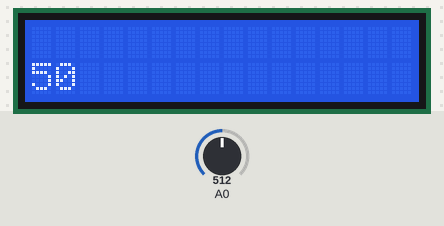
Bench run of a sketch on a simulated Arduino Uno, built with avr-gcc and run on an emulated ATmega328P. Shown: 16×2 character LCD. The test bench sets the inputs (shaded band); at power-on: A0 = 512. What the sketch prints to the serial monitor is not drawn.

Above: at 5.6 s.
5.7 s: A0 set to 716
At 12.3 s:
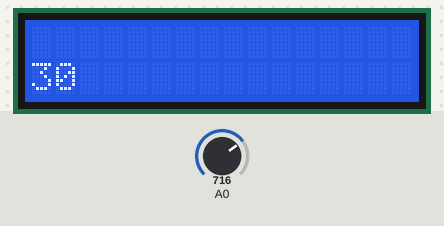
16.1 s: A0 set to 900
At 19.1 s:
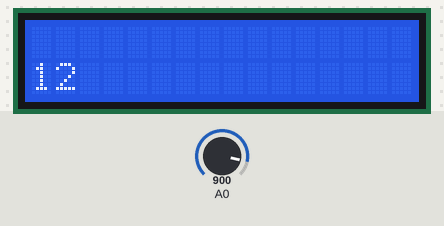
24.1 s: A0 set to 1023
At 25.9 s:
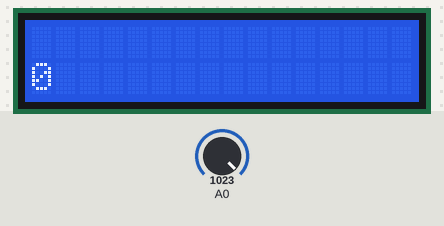
Timing chart, 0 to 27.4 s (numbered marks = the images above; inputs shaded):
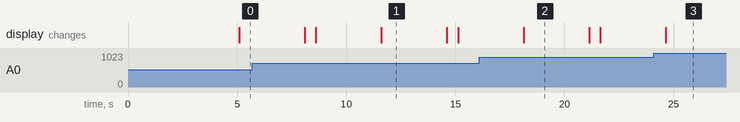

The sketch:

sketch_oct30a.ino
```cpp
#include <LiquidCrystal_I2C.h>
int sensor = 0;
int humedad=0;
// Define el número de columnas y filas del LCD
const int lcdColumns = 16;
const int lcdRows = 2;
LiquidCrystal_I2C lcd(0x27, lcdColumns, lcdRows);
void setup() {
  Serial.begin(9600); // conecta la pc con los datos del microcontrolador
   lcd.init();

  // Enciende la retroiluminación
  lcd.backlight();

  // (0,0) es la columna 0 y la fila 0 (arriba a la izquierda)
  lcd.setCursor(0, 0);


  //Dentro de las comillas se coloca una frase que saldrá en
  // pantalla. Tener en cuenta que hay máximo 16 caracteres.
  // Colocar una frase de bienvenida.
  lcd.print("bienvenido");
  delay(2000);
  lcd.clear(); ;
}

void loop() {

lcd.print("bienvenido");
delay(3000);
lcd.clear();
sensor = analogRead(0);
humedad = (sensor-1024)/(-10.24);

 lcd.setCursor(0, 1);
 lcd.print(humedad);
 Serial.println("%");
 delay(3000);
 lcd.clear();
Serial.print(humedad);
delay(500);


}
```

Measured:
- what the display in image 1 shows lasts 3.0 s, from 11.6 s to 14.6 s
